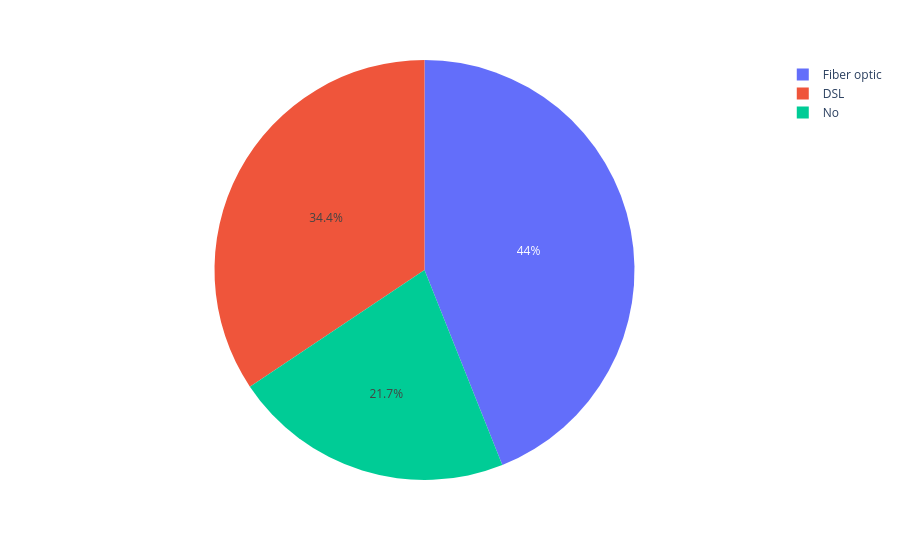

The cell this chart's notebook holds for it:
### Code cell
fig = px.pie(df,
             names="internetservice")

fig.write_html("../visualizations/html/pie.html")

fig.show()

### Figure 1 — Plotly figure (JSON) as saved in the notebook; plotly's stock layout.template omitted (floating-point values rounded to 4 significant figures; data arrays with more than 128 entries replaced by an {"elided": "..."} marker saying what was removed)
{"data": [{"domain": {"x": [0, 1], "y": [0, 1]}, "hovertemplate": "internetservice=%{label}<extra></extra>", "labels": {"elided": "7043 str values"}, "legendgroup": "", "name": "", "showlegend": true, "type": "pie"}], "layout": {"legend": {"tracegroupgap": 0}, "margin": {"t": 60}}}
